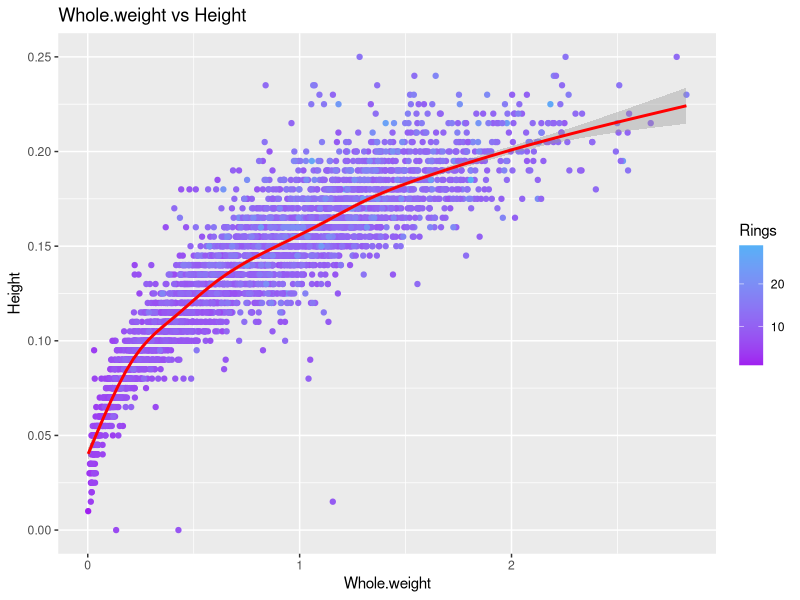
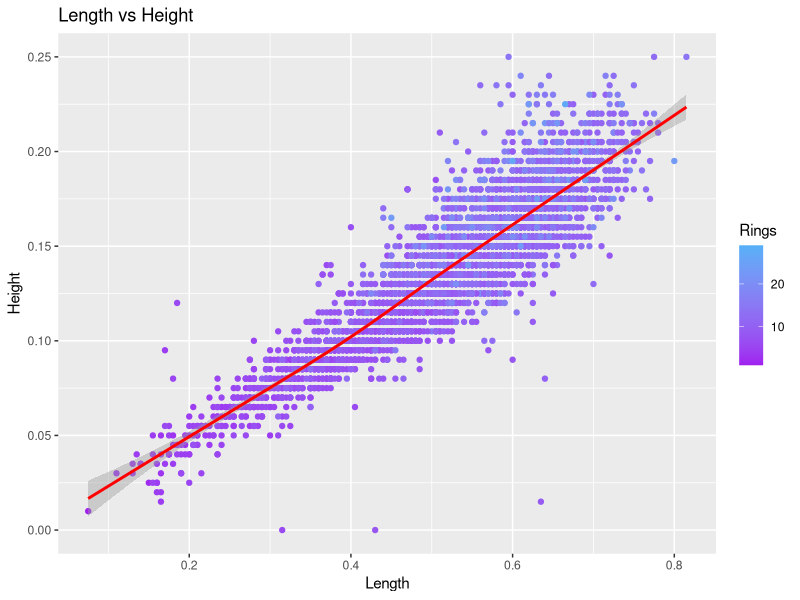
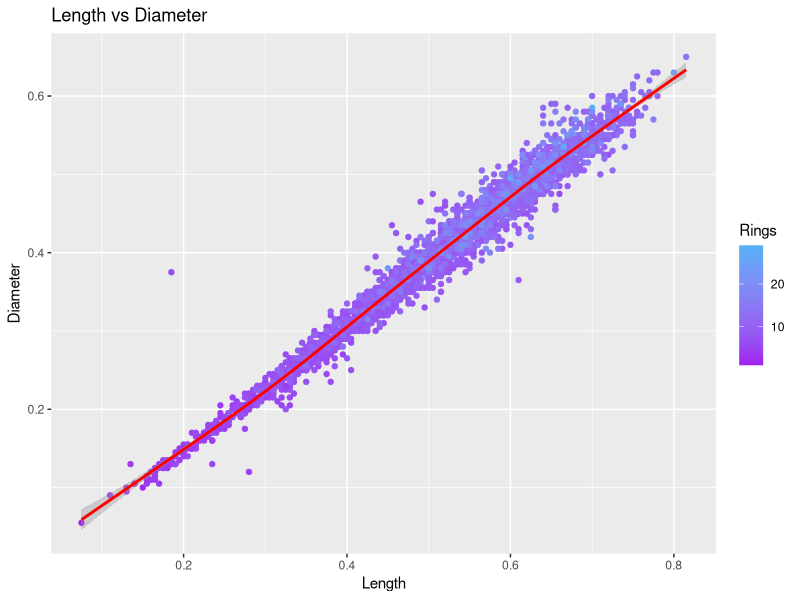
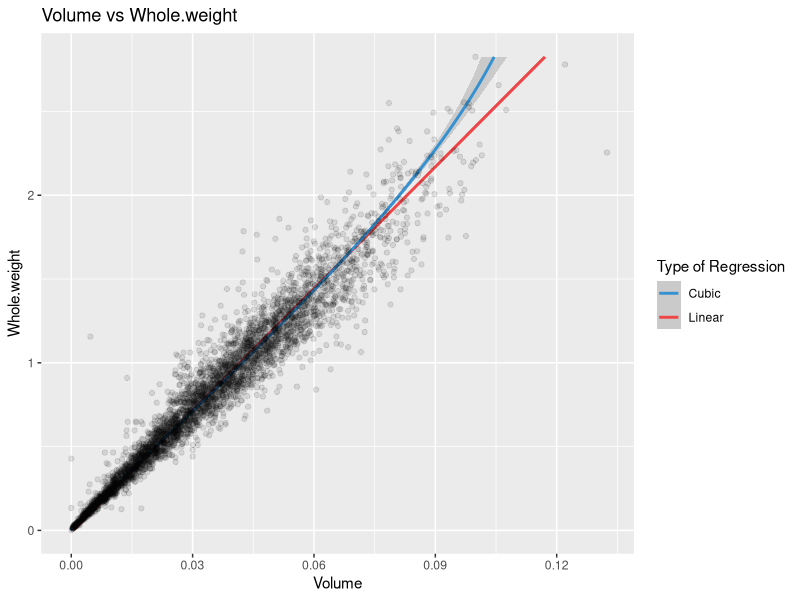
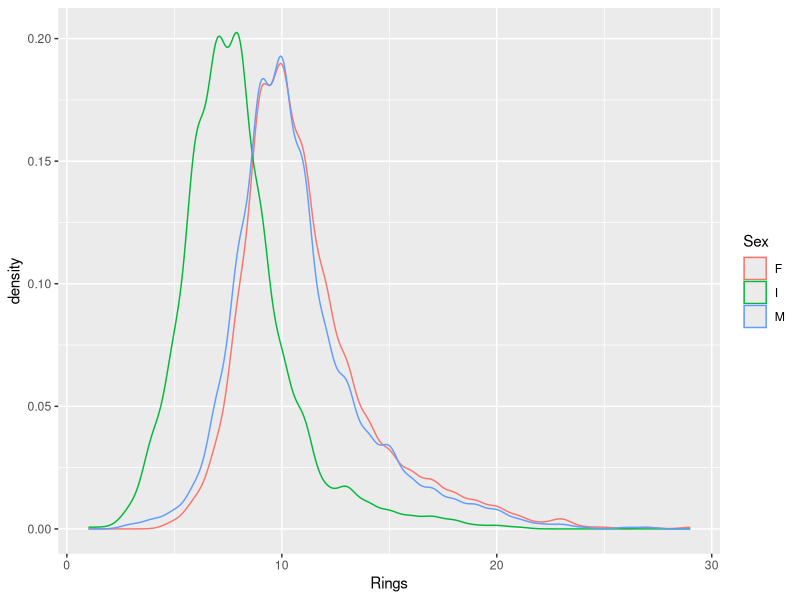
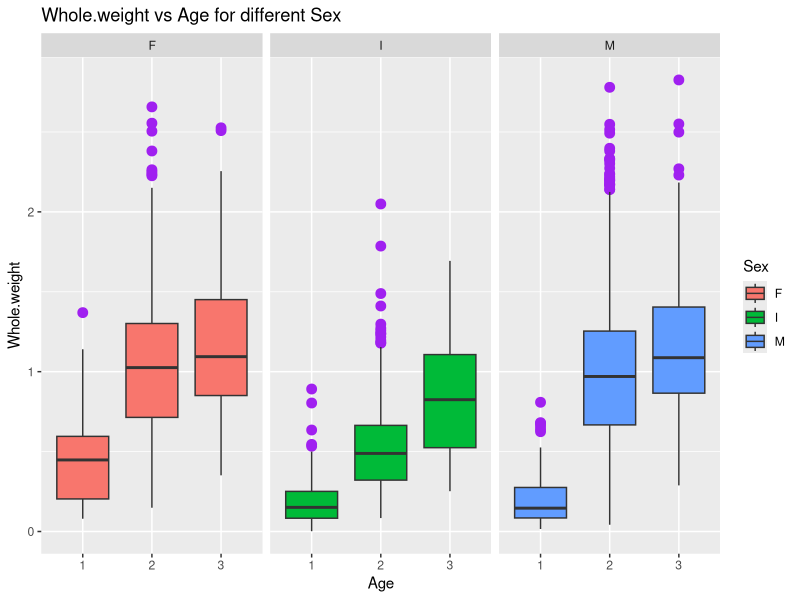
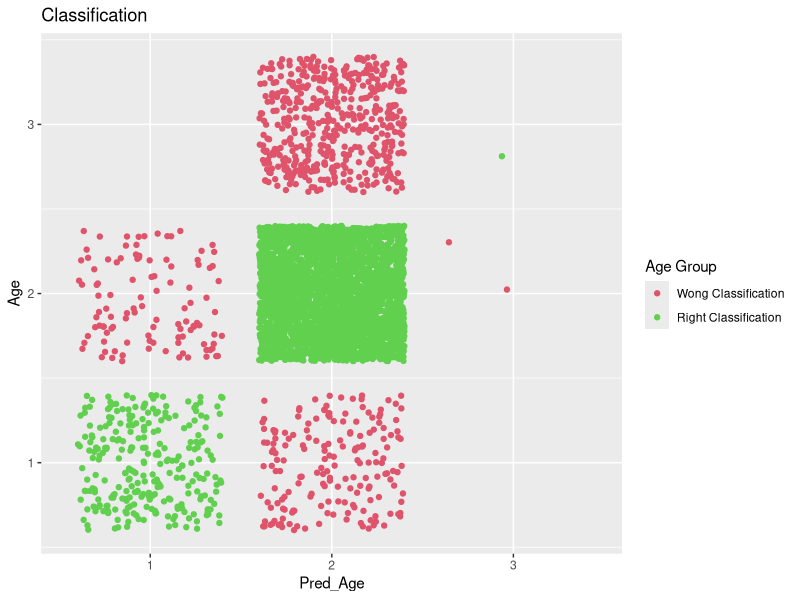
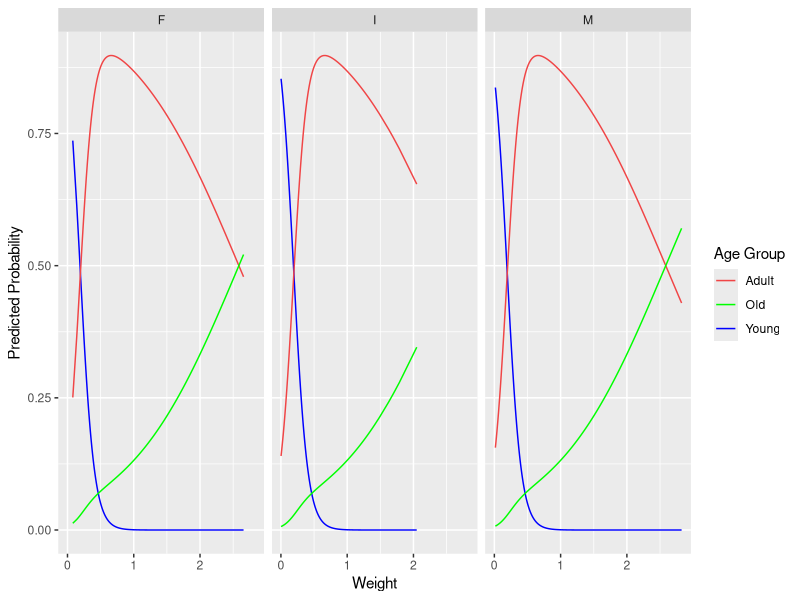

These charts were generated, in order, by the following R code: (Note: this script raises an error after producing the figures.)
library(ggplot2)
library(plyr)
library(nnet)
library(MASS)
library(gridExtra)
library(lattice)
library(RColorBrewer)

Data = read.csv("abalone_clean.csv")  # Import Data
head(Data)
# Number of abalone of different Sex in different Age group.
with(Data, table(Sex, Age))

# First= of all, I want to test whether Observation data like Height, Whole.weight can be helpful to devide the abalone to different Age group. Logistice regression is applied to do this analysis.
p1=ggplot(Data, aes(x = Whole.weight, y=Height)) + geom_point(aes(colour = Rings)) +scale_colour_gradient(low = "purple") + stat_smooth(colour="red") + ggtitle("Whole.weight vs Height")

p2=ggplot(Data, aes(x = Length, y=Height)) + geom_point(aes(colour = Rings)) +scale_colour_gradient(low = "purple") + stat_smooth(colour="red") + ggtitle("Length vs Height")

p3=ggplot(Data, aes(x =Length , y=Diameter)) + geom_point(aes(colour = Rings)) +scale_colour_gradient(low = "purple") + stat_smooth(colour="red") + ggtitle("Length vs Diameter")
print(p1)
print(p2)
print(p3)

# From above graphs, it is obvious that Length, Height and Diameter are relatively linear correlated. In fact, it is natural to think that the bigger the abalone, the haeavier they are, so I want ot check whether it is perfectly correlated between Whole.weight and Volume. 
# Construct Volum and Whole.weight dataset
yData = ddply(Data, ~Sex+Age, summarize, Volume = Length * Diameter * Height,  Whole.weight = Whole.weight,Rings = Rings)
# Draw the point and regression lines
cols <- c("Linear"="#f04546","Cubic"="#3591d1")
ggplot(data = yData, aes(x = Whole.weight, y = Volume)) + 
  geom_smooth(method = "lm",aes(colour = "Linear"),lwd = 1 )+ 
  geom_smooth(method = "lm", formula = y ~ poly(x, 3),aes( colour = "Cubic"),lwd = 1)+
  geom_point(alpha = 1/10) + 
  scale_colour_manual("Type of Regression",values = cols) + 
  ggtitle("Volume vs Whole.weight") + coord_flip() + 
  scale_y_continuous(name = "Volume", breaks = seq(0, 0.15, by = 0.03))
# From the graph above, it can be seen that Cubic regression and Linear regression is almost same in the begining, but diverge when Volume is large, which means that Volume and Whole.weight is highly correlated for small abalone.

# Why not just use Whole.weight to predict the Rings of abalone? 
# Calculate mean and variance of Whole.weight in different Sex.
with(Data, do.call(rbind, tapply(Whole.weight, Sex, function(x) c(M = mean(x), SD = sd(x)))))
# It seems that F amd M are more heavier than I. Does that mean I group do not have large rings?
ggplot(data=Data, aes(x = Rings,group=Sex,colour=Sex)) + geom_density() 
# Sex I group abalone is yougner than F and M group, but it do have old abalone with Sex I.

ggplot(data = Data, aes(x = factor(Age), y = Whole.weight)) + geom_boxplot(outlier.colour = "purple", outlier.size = 3,aes(fill = Sex)) + facet_wrap(~Sex, ncol=3) + ggtitle("Whole.weight vs Age for different Sex") + xlab("Age")
# Compare to M and F, it seems that abalone with sex I have less weight. 

# Fit Multinomial Regression Model
logit <- multinom(Age ~  Whole.weight, data = yData)
summary(logit) 
pp = fitted(logit)
pred<-predict(logit)
table(pred,Data$Age)

# Construct a new dataset with information above.
newdata = with(yData, data.frame(Weight = Whole.weight,Sex = Sex, Pred_Prob = pp, Age = Age,Pred_Age = pred))
head(newdata)
ggplot(newdata, aes(x = Pred_Age, y=Age, colour = factor(Pred_Age==Age))) +
  geom_point(position = "jitter") +
  scale_colour_manual("Age Group", values = c("2", "3"), labels = c("Wong Classification","Right Classification")) +
  ggtitle("Classification") 

# Plot the Predicted Probability for different age group
cols <- c("Young"="blue","Adult"="#f04546", "Old" = "green")
ggplot(newdata, aes(x= Weight)) + 
  geom_line(aes(y = Pred_Prob.1, colour = "Young")) + 
  geom_line(aes(y = Pred_Prob.2, colour = "Adult")) +
  geom_line(aes(y = Pred_Prob.3, colour = "Old")) + 
  ylab("Predicted Probability") +  facet_wrap(~Sex, ncol=3) +
  scale_colour_manual("Age Group", values = cols) 
# From the graph, we can tell that prediction for Young gropu should be good,but it may difficult to distinguish Old and Adult when Weight is heavy.

# It seems that more Sex I abalone is mis-classfied to Young and Adult group, but more Sex F abalone is mis-classfied to Old grope. And the biggest problem is in Old group. One reason maybe that we adopt linear combinaiton of varaibles in multinomial regression instead. 

# How about using Linear Discriminant Analysis?
# Only using Whole.weight 
LDA1 = lda(Age ~ Whole.weight, yData)
pred1 = predict(LDA1)$class
newdataL1 = with(yData, data.frame(Weight = Whole.weight,Sex = Sex,Age = Age, Pred_Age1 = pred1))
Data_misL1 = subset(newdataL1, Age != Pred_Age1)

# Using both Whole.weight and Volume.
LDA2 = lda(Age ~ ., yData)
pred2 = predict(LDA2)$class
newdataL2 = with(yData, data.frame(Weight = Whole.weight,Sex = Sex,Age = Age, Pred_Age2 = pred2))
Data_misL2 = subset(newdataL2, Age != Pred_Age2)

p1 = ggplot(Data_misL1, aes(x = Age,fill = Sex)) + geom_bar(binwidth = 1/2,color = "darkgrey") + 
  ylab("Number of mis-classfied data") + 
  ggtitle(" Using Whole.weight only") +
  theme(axis.text.x = element_text(angle = 90)) +
  scale_fill_brewer("Sex", type = "qual", palette = 3)
p2 = ggplot(Data_misL2, aes(x = Age,fill = Sex)) + geom_bar(binwidth = 1/2,color = "darkgrey") + 
  ylab("Number of mis-classfied data") + 
  ggtitle("Using Whole.weight & Volume") +
  theme(axis.text.x = element_text(angle = 90)) +
  scale_fill_brewer("Sex", type = "qual", palette = 3)
grid.arrange(p1, p2, main = "Mis Classified Data for Different Sex__LDA")
# From above analysis, we find out that even though Whole.weight is highly correlated to Volume, but Volume have significant influence on the classification problem. Does this mean Volume is more important to do classification?

# Only use Volume
LDA3 = lda(Age ~ Volume, yData)
pred3 = predict(LDA3)$class
newdataL3 = with(yData, data.frame(Weight = Whole.weight,Sex = Sex,Age = Age, Pred_Age3 = pred3))
Data_misL3 = subset(newdataL3, Age != Pred_Age3)


ggplot(newdataL2, aes(x = Pred_Age2, y=Age, colour = factor(Pred_Age2==Age))) +
  geom_point(position = "jitter") + 
  scale_colour_manual("Age Group", values = c("2", "3"), labels = c("Wong Classification","Right Classification")) +
  ggtitle("Classification using Whole.weight & Volume")
ggplot(newdataL3, aes(x = Pred_Age3, y=Age, colour = factor(Pred_Age3==Age))) +
  geom_point(position = "jitter") + 
  scale_colour_manual("Age Group", values = c("2", "3"), labels = c("Wong Classification","Right Classification")) +
  ggtitle("Classification Using Volume")

# The answer is NO. Using Volume and Whole.weight seperately will not give a good classification.

# Little conlusion: Using LDA is more efficient to classify the data then multinomial regression. It is sure that using observations ie, Whole.weight and Volume together, we can already classify the avalone into different Age group well.

# Then, which variable is more important, Length, Diameter, Height, or Whole.weight? We do not want to consider Volume now because this measure can not be obtained directly. So we will go back to above four easily measured variables.
# New data frame which record the minimum value and maximum value of each variable.
jData <- ddply(Data, ~ Sex + Rings, function(x) {
  jLevels <- c("min", "max")
  Length = range(x$Length)
  Height = range(x$Height)
  Diameter = range(x$Diameter)
  Whole.weight = range(x$Whole.weight)
  return(data.frame(Length, Height, Diameter, Whole.weight, stat = jLevels))
})
# Plot the graph 
p_Height = ggplot(jData, aes(x = Rings,y = Height, group = stat,colour = stat)) + geom_line() + geom_point() + facet_wrap(~Sex, ncol=3) + ggtitle("Height: Min vs Min") + theme(legend.position = "none")
p_Length = ggplot(jData, aes(x = Rings,y = Length, group = stat,colour = stat)) + geom_line() + geom_point() + facet_wrap(~Sex, ncol=3) + ggtitle("Length: Min vs Max")  + theme(legend.position = "none")
p_Diameter = ggplot(jData, aes(x = Rings,y = Diameter, group = stat,colour = stat)) + geom_line() + geom_point() + facet_wrap(~Sex, ncol=3) + ggtitle("Diameter: Min vs Max") + theme(legend.position = "none")
p_Whole.weight = ggplot(jData, aes(x = Rings,y = Whole.weight, group = stat,colour = stat)) + geom_line() + geom_point() + facet_wrap(~Sex, ncol=3) + ggtitle("Whole.weight: Min vs Max") 

tmp <- ggplot_gtable(ggplot_build(p_Whole.weight))
leg <- which(sapply(tmp$grobs, function(x) x$name) == "guide-box")
legend <- tmp$grobs[[leg]]

grid.arrange(arrangeGrob(p_Whole.weight+theme(legend.position="none"),p_Length,p_Height,p_Diameter))

# Try the similar thing in xyplot
px_Height = xyplot(Height ~  Rings| Sex, jData, group=stat, auto.key =  list(columns = 2,x = 0.35, y = 0.85, corner = c(0, 1)), type=c("p", "l"),par.settings = list(superpose.line = list(col = c("red", "blue")), superpose.symbol = list(col = c("red", "blue"))), grid = "h")
grid.arrange(arrangeGrob(p_Height+xlab(""),px_Height))

# From the graph above, we can see that Whole.weight and Height share the similar trend of range, while Length and Diameter share similar trend of range. Does it mean Whole.wieght is more close related to Height, and Length is more related to Diameter?

# Regression.
# Height
jFun <- function(x) {
  name = c()
  Coefs = c()
  for(i in 1:4 ){
  temp = c()
  temp <- rbind(temp,as.numeric(coef(lm(x[,i+1] ~ Rings, x))))
  Coefs = rbind(Coefs, temp)
  name = rbind(name, names(x[i+1]))
  }
  return(data.frame(Intercept = Coefs[,1],Slope = Coefs[,2] ,Variable = name))
}
jCoefs <- ddply(Data, ~ Sex, jFun)

foo <- ddply(jCoefs, ~ Variable, function(x) {
    lerange <- c(which.min(x$Intercept), which.max(x$Intercept))
    cbind(x[lerange, c("Variable", "Sex", "Intercept", "Slope")], stat=c("min_slope", "max_slope"))
 })

#??????????????????
hitSex <- foo$Sex
iData <- subset(Data, Sex %in% hitSex)
iData <- merge(iData, foo[, c("Sex", "stat")], by = "Sex")

xyplot(Legnth +Diameter+ Height + Whole.weight ~ Rings | continent, iDat, group=stat, auto.key = T, layout = c(2 ,2), panel = panel.superpose, panel.groups=function(x, y, ...){
  panel.xyplot(x, y, ...)
  panel.lmline(x, y, ...)
}
       )

